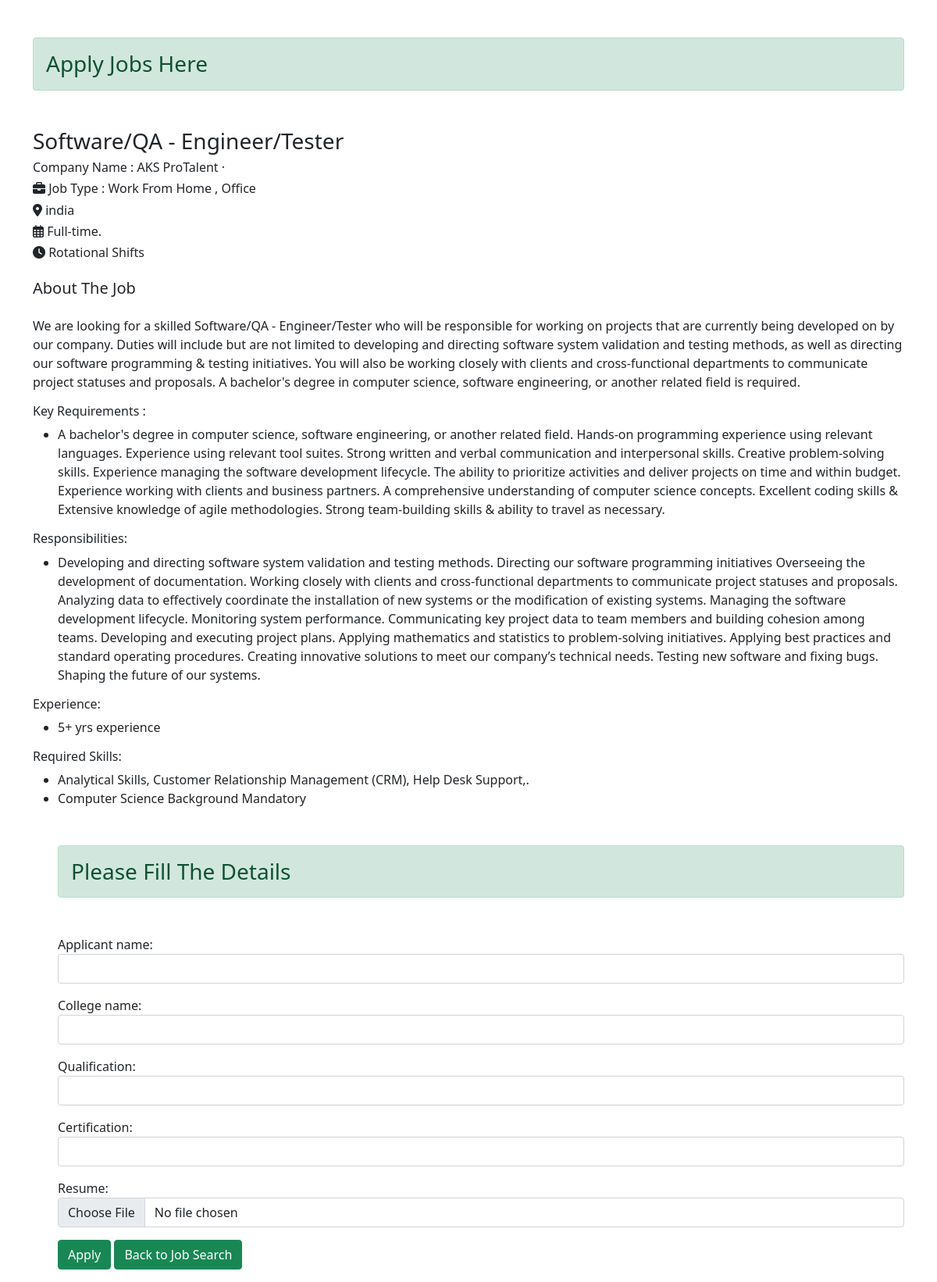
The app's page /apply_job/138/ with its own data.
### app1/models.py (models this page shows, shortened)
class jobPost(models.Model):
    user = models.ForeignKey(User, on_delete=models.CASCADE,null = True)
    job_title = models.CharField(max_length = 50,null = True)
    about_the_job = models.TextField(null=True)
    shift_and_schedule = models.TextField(null=True)
    employment_type = models.TextField(null=True)
    requirements = models.TextField(null=True)
    responsibilities  = models.TextField(null=True)
    experience = models.TextField(null=True)
    technologies = models.TextField(null=True)
    company_name = models.CharField(max_length = 50, null = True)
    date_posted = models.TextField(max_length = 10, null = True)
    salary = models.DecimalField(max_digits = 10, decimal_places = 2, null = True)
    location = models.CharField(max_length = 50,null = True)
    education_required = models.CharField(max_length =50,null = True)
    mode_of_working =  models.CharField(max_length = 50,null = True)
    no_of_positions = models.DecimalField(max_digits = 10, decimal_places = 2, null = True)
    applied_by_users = models.ManyToManyField(User, related_name='applied_jobs', blank=True)

### app1/views.py (the view)
# urls.py: path('apply_job/<int:id>/', views.apply_job, name='apply_job'),
def apply_job(request, id):
    job_post = jobPost.objects.get(pk=id)  # Retrieve the job post with the given 'id'
    user_has_applied = request.user in job_post.applied_by_users.all()
    if request.method == 'POST':
        form = JobApply(request.POST, request.FILES)
        if form.is_valid() and not user_has_applied:
            job_application = form.save(commit=False)
            job_application.user = request.user
            job_application.job_post = job_post
            job_application.save()
            job_post.applied_by_users.add(request.user)
            form = JobApply()  # Clear the form after submission
            return render(request, 'applied.html')
    else:
        form = JobApply()
    context = {
        'job_post': job_post,
        'form': form,
        'user_has_applied': user_has_applied,
    }
    return render(request, 'apply.html', context)

### app1/forms.py
class JobApply(ModelForm):
    class Meta:
        model=jobSearch
        fields =['applicant_name', 'college_name', 'qualification', 'certification','resume']
        widgets = {
            'applicant_name' : forms.TextInput(attrs={'class':'form-control'}),
            'college_name' : forms.TextInput(attrs={'class':'form-control'}),
            'qualification' : forms.TextInput(attrs={'class':'form-control'}),
            'certification' : forms.TextInput(attrs={'class':'form-control'}),
            'resume': forms.ClearableFileInput(attrs={'class': 'form-control'})
        }

### templates/apply.html (shortened to what this page needs)
<!doctype html>
<html lang="en">
  <head>
    <link href="https://cdn.jsdelivr.net/npm/bootstrap@5.0.2/dist/css/bootstrap.min.css" rel="stylesheet">
  </head>
<body>
    <div class="container">
        <h3 class = 'alert alert-success my-5 '>Apply Jobs Here</h3>
        <h3 >{{ job_post.job_title }}</h3>
        <h6 >Company Name : {{ job_post.company_name }}</h6>
        <h6> <i class="fa-solid fa-briefcase"></i> Job Type : {{ job_post.mode_of_working }}</h6>
        <h6><i class="fa-solid fa-location-dot"> </i> {{ job_post.location }}</h6>
        <h6> <i class="fa-regular fa-calendar-days"> </i> {{ job_post.employment_type}} </h6>
        <h6>  <i class="fa-sharp fa-solid fa-clock"></i> {{ job_post.shift_and_schedule}} </h6>
        <h5 class = 'my-4' mx-4>About The Job</h5>
            <p>{{ job_post.about_the_job }}</p>
        <h6>Key Requirements : </h6>
                <ul><li> {{ job_post.requirements}}</li>
                </ul>
        <h6>Responsibilities: </h6>
                <ul><li>
            {{ job_post.responsibilities}}
                </li>
                </ul>
        <h6>Experience: </h6>
                <ul>
                    <li>  {{ job_post.experience}}</li></ul>
        <h6>Required Skills: </h6>
            <ul>
                <li>  {{ job_post.technologies}}</li>
                <li>  {{ job_post.education_required}}</li>
        <h3 class = 'alert alert-success my-5 '>Please Fill The Details</h3>
            <form method="post" enctype="multipart/form-data">
            {{ form.as_p }}
            <button type="submit" class='btn btn-success'  onclick = 'success()'>Apply</button>
            <a href="/job_seeker/" class="btn btn-success">Back to Job Search</a>
        </form>
    </div>
</body>
</html>

### records on screen
jobPost: job_title "Software/QA - Engineer/Tester", company_name "AKS ProTalent ·", mode_of_working "Work From Home , Office", location "india", employment_type "Full-time.", shift_and_schedule "Rotational Shifts", about_the_job "We are looking for a skilled Software/QA - Engineer/Tester who will be responsible for working on projects that are currently being developed on by our company. Duties will include but are not limited to developing and directing software system validation and testing methods, as well as directing our software programming & testing initiatives. You will also be working closely with clients and cross-functional departments to communicate project statuses and proposals. A bachelor's degree in computer science, software engineering, or another related field is required.", requirements "A bachelor's degree in computer science, software engineering, or another related field. Hands-on programming experience using relevant languages. Experience using relevant tool suites. Strong written and verbal communication and interpersonal skills. Creative problem-solving skills. Experience managing the software development lifecycle. The ability to prioritize activities and deliver projects on time and within budget. Experience working with clients and business partners. A comprehensive understanding of computer science concepts. Excellent coding skills & Extensive knowledge of agile methodologies. Strong team-building skills & ability to travel as necessary.", responsibilities "Developing and directing software system validation and testing methods. Directing our software programming initiatives Overseeing the development of documentation. Working closely with clients and cross-functional departments to communicate project statuses and proposals. Analyzing data to effectively coordinate the installation of new systems or the modification of existing systems. Managing the software development lifecycle. Monitoring system performance. Communicating key project data to team members and building cohesion among teams. Developing and executing project plans. Applying mathematics and statistics to problem-solving initiatives. Applying best practices and standard…", experience "5+ yrs experience", technologies "Analytical Skills, Customer Relationship Management (CRM), Help Desk Support,.", education_required "Computer Science Background Mandatory"
